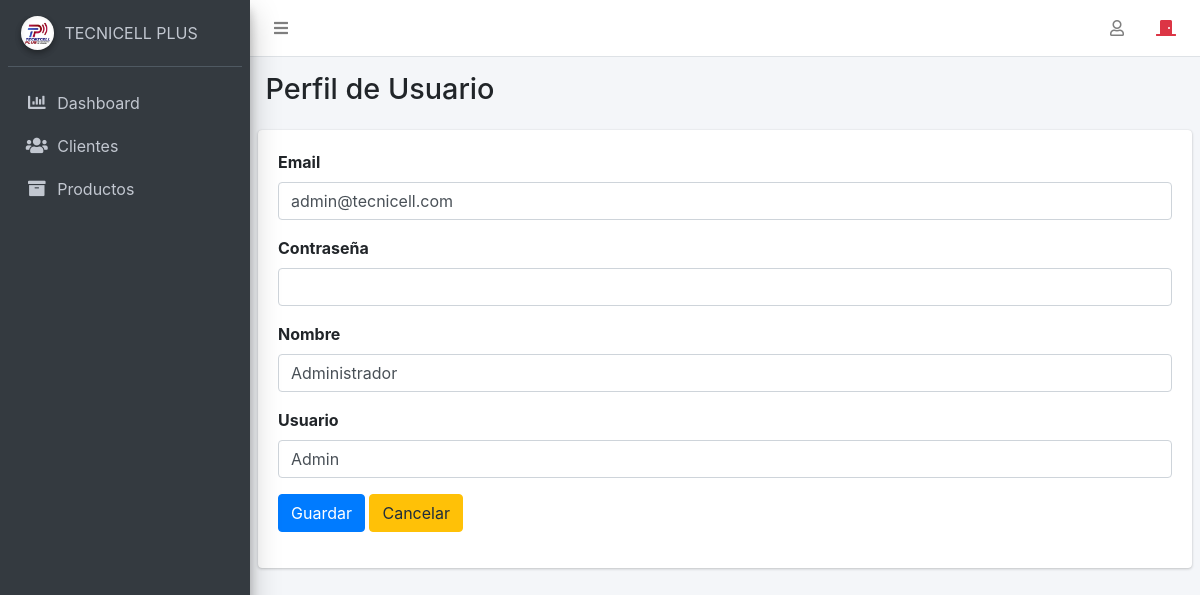
The app's page /panel.php?modulo=perfilUsuario (signed in) with its own data.
### tables this page shows
CREATE TABLE `usuarios` (
  `id` int(11) NOT NULL,
  `nombre` varchar(100) NOT NULL,
  `usuario` varchar(100) NOT NULL,
  `email` varchar(100) NOT NULL,
  `pass` varchar(300) NOT NULL
);

### perfilUsuario.php (called while the page is built, shortened)
<?php
$id = $_SESSION['idInicio'];
$query = "SELECT id, email, pass, nombre, usuario from usuarios where id= '$id';";
$res = mysqli_query($con, $query);
$row = mysqli_fetch_assoc($res);
require_once 'views/perfilUsuario.view.php';

### views/perfilUsuario.view.php (the view, shortened to what this page needs)
<div class="content-wrapper">
    <section class="content-header">
        <div class="container-fluid">
            <div class="row mb-2">
                <div class="col-sm-6">
                    <h1>Perfil de Usuario</h1>
                </div>
            </div>
        </div>
    </section>
    <section class="content">
        <div class="row">
            <div class="col-12">
                <div class="card">
                    <div class="card-body">
                        <form method="post">
                            <div class="form-group">
                                <label>Email</label>
                                <input type="email" name="email" class="form-control" value="<?php echo $row['email'] ?>">
                            </div>
                            <div class="form-group">
                                <label>Contraseña</label>
                                <input type="password" name="pass" class="form-control">
                            </div>
                            <div class="form-group">
                                <label>Nombre</label>
                                <input type="text" name="nombre" class="form-control" value="<?php echo $row['nombre'] ?>" onkeypress="return validarTexto(event)">
                            </div>
                            <div class="form-group">
                                <label>Usuario</label>
                                <input type="text" name="usuario" class="form-control" value="<?php echo $row['usuario'] ?>" onkeypress="return validarUsuario(event)">
                            </div>
                            <div class="form-group">
                                <button type="submit" class="btn btn-primary" name="modificar">Guardar</button>
                                <a href="panel.php" class="btn btn-warning">Cancelar</a>
                            </div>
                        </form>
                    </div>
                </div>
            </div>
        </div>
    </section>
</div>

### records on screen
usuarios: email "admin@tecnicell.com", nombre "Administrador", usuario "Admin"
